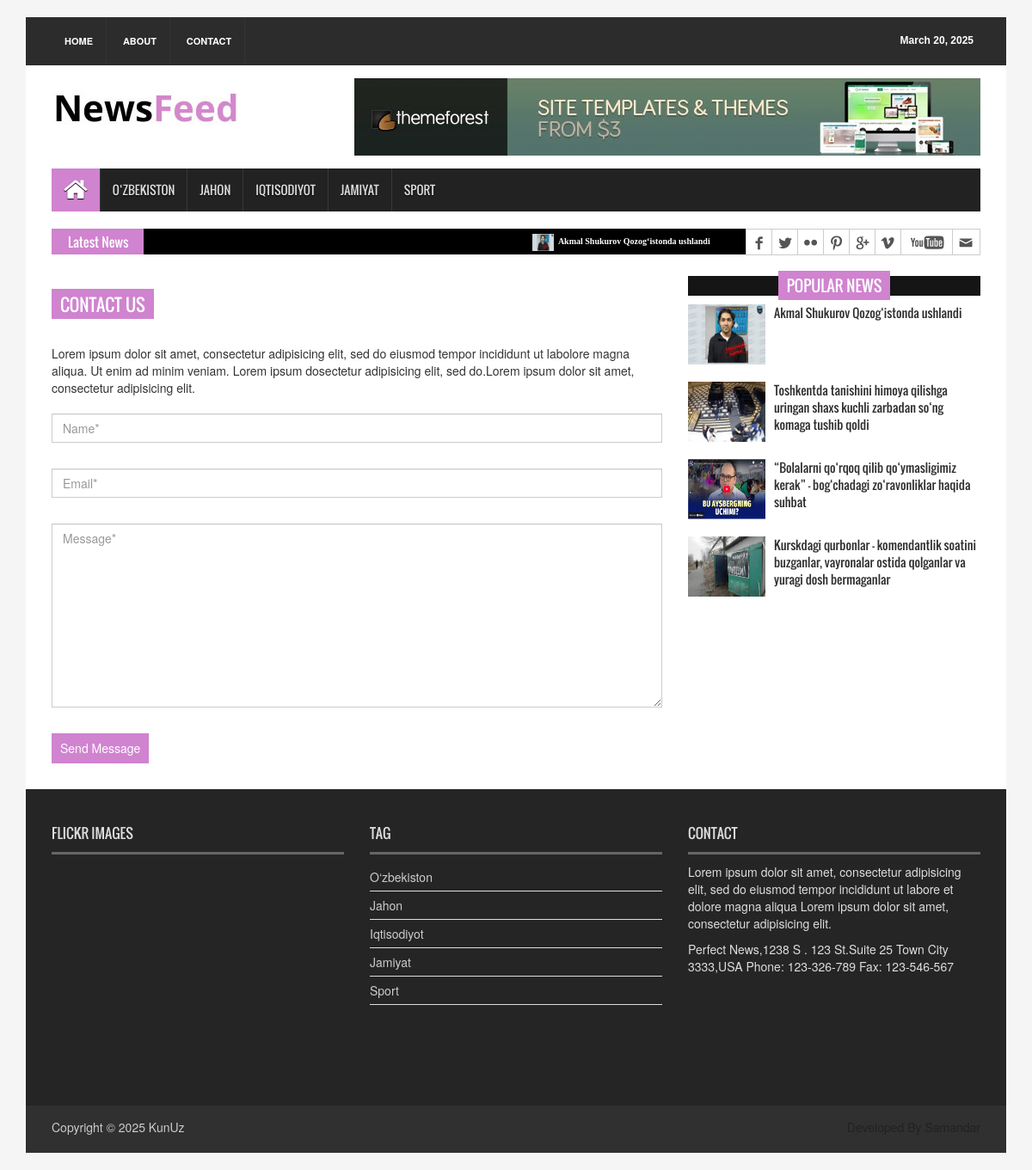
The app's page /contact/, older data.
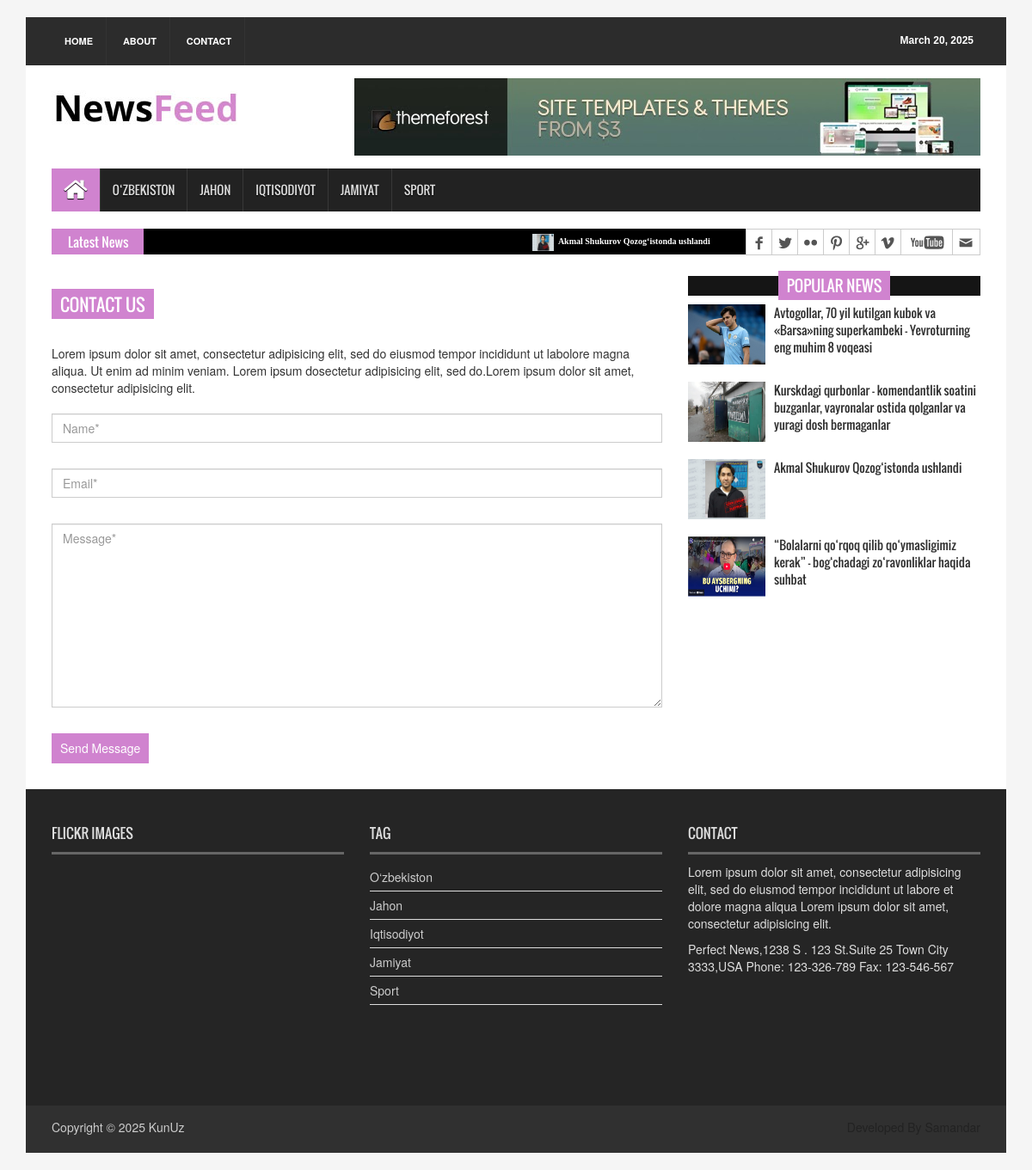
The same page, newer data.
### news/models.py (models this page shows, shortened)
class Category(models.Model):
    name = models.CharField(max_length=200)
    is_active = models.BooleanField()
    class Meta:
        verbose_name = 'category'
        verbose_name_plural = 'categories'

class News(models.Model):
    title = models.CharField(max_length=300)
    short_desc = models.CharField(max_length=300)
    description = models.TextField()
    created_at = models.DateField(auto_now_add=True)
    views = models.PositiveIntegerField()
    category = models.ForeignKey(Category, on_delete=models.CASCADE)
    image = models.ImageField(upload_to='news_images/', blank=True, null=True)
    class Meta:
        ordering = ['-created_at']
        verbose_name = 'news'
        verbose_name_plural = 'news'

### news/views.py (the view)
# urls.py: path('contact/', contact, name='contact'),
def contact(request):
    news_uzb = News.objects.filter(category_id=1)
    news_world = News.objects.filter(category_id=2)
    news_eco = News.objects.filter(category_id=3)
    news_soc = News.objects.filter(category_id=4)
    news_sport = News.objects.filter(category_id=5)
    context = {
        'news': get_news(),
        'popular': get_popular(),
        'latest_news': get_latest(),
        'news_uzb': news_uzb,
        'news_world': news_world,
        'news_eco': news_eco,
        'news_soc': news_soc,
        'news_sport': news_sport,
        'ctgs': get_categories(),
        'date': get_date(),
    }
    return render(request, 'contact.html', context=context)

### news/views.py (called while the page is built)
def get_date():
    return datetime.date(datetime.today())

def get_categories():
    return Category.objects.all()

def get_news():
    return News.objects.all().order_by('-created_at')

def get_popular():
    return News.objects.all().order_by('-views')

def get_latest():
    return News.objects.all().order_by('-created_at')

### templates/contact.html (shortened to what this page needs)
{% load static %}
<!DOCTYPE html>
<html>
<head>
<link rel="stylesheet" type="text/css" href="{% static 'assets/css/bootstrap.min.css' %}">
<link rel="stylesheet" type="text/css" href="{% static 'assets/css/font-awesome.min.css' %}">
<link rel="stylesheet" type="text/css" href="{% static 'assets/css/animate.css' %}">
<link rel="stylesheet" type="text/css" href="{% static 'assets/css/font.css' %}">
<link rel="stylesheet" type="text/css" href="{% static 'assets/css/li-scroller.css' %}">
<link rel="stylesheet" type="text/css" href="{% static 'assets/css/slick.css' %}">
<link rel="stylesheet" type="text/css" href="{% static 'assets/css/jquery.fancybox.css' %}">
<link rel="stylesheet" type="text/css" href="{% static 'assets/css/theme.css' %}">
<link rel="stylesheet" type="text/css" href="{% static 'assets/css/style.css' %}">
</head>
<body>
<div class="container">
  <header id="header">
    <div class="row">
      <div class="col-lg-12 col-md-12 col-sm-12">
        <div class="header_top">
          <div class="header_top_left">
            <ul class="top_nav">
              <li><a href="{% url 'index' %}">Home</a></li>
              <li><a href="#">About</a></li>
              <li><a href="{% url 'contact' %}">Contact</a></li>
            </ul>
          </div>
          <div class="header_top_right">
            <p>{{ date }}</p>
          </div>
        </div>
      </div>
      <div class="col-lg-12 col-md-12 col-sm-12">
        <div class="header_bottom">
          <div class="logo_area"><a href="{% url 'index' %}" class="logo"><img src="{% static 'images/logo.jpg' %}" alt=""></a></div>
          <div class="add_banner"><a href="#"><img src="{% static 'images/addbanner_728x90_V1.jpg' %}" alt=""></a></div>
        </div>
      </div>
    </div>
  </header>
  <section id="navArea">
    <nav class="navbar navbar-inverse" role="navigation">
      <div id="navbar" class="navbar-collapse collapse">
        <ul class="nav navbar-nav main_nav">
          <li class="active"><a href="{% url 'index' %}"><span class="fa fa-home desktop-home"></span><span class="mobile-show">Home</span></a></li>
          {% for ctg in ctgs %}
            {% if ctg.is_active %}
              <li><a href="{% url 'category' ctg.id %}">{{ ctg.name }}</a></li>
            {% endif %}
          {% endfor %}
        </ul>
      </div>
    </nav>
  </section>
  <section id="newsSection">
    <div class="row">
      <div class="col-lg-12 col-md-12">
        <div class="latest_newsarea"> <span>Latest News</span>
          <ul id="ticker01" class="news_sticker">
            {% for new in news %}
              {% if forloop.counter < 5 %}
                <li><a href="{% url 'detail' new.id %}"><img src="{{ new.image.url }}" alt="news_image">{{ new.title }}</a></li>
              {% endif %}
            {% endfor %}
          </ul>
          <div class="social_area">
            <ul class="social_nav">
              <li class="facebook"><a href="#"></a></li>
              <li class="twitter"><a href="#"></a></li>
              <li class="flickr"><a href="#"></a></li>
              <li class="pinterest"><a href="#"></a></li>
              <li class="googleplus"><a href="#"></a></li>
              <li class="vimeo"><a href="#"></a></li>
              <li class="youtube"><a href="#"></a></li>
              <li class="mail"><a href="#"></a></li>
            </ul>
          </div>
        </div>
      </div>
    </div>
  </section>
  <section id="contentSection">
    <div class="row">
      <div class="col-lg-8 col-md-8 col-sm-8">
        <div class="left_content">
          <div class="contact_area">
            <h2>Contact Us</h2>
            <p>Lorem ipsum dolor sit amet, consectetur adipisicing elit, sed do eiusmod tempor incididunt ut labolore magna aliqua. Ut enim ad minim veniam. Lorem ipsum dosectetur adipisicing elit, sed do.Lorem ipsum dolor sit amet, consectetur adipisicing elit.</p>
            <form action="#" class="contact_form">
              <input class="form-control" type="text" placeholder="Name*">
              <input class="form-control" type="email" placeholder="Email*">
              <textarea class="form-control" cols="30" rows="10" placeholder="Message*"></textarea>
              <input type="submit" value="Send Message">
            </form>
          </div>
        </div>
      </div>
      <div class="col-lg-4 col-md-4 col-sm-4">
        <aside class="right_content">
          <div class="single_sidebar">
            <h2 id="world"><span>Popular News</span></h2>
            <ul class="spost_nav">
              {% for new in popular %}
                {% if forloop.counter < 5 %}
                  <li>
                    <div class="media wow fadeInDown"> <a href="{% url 'detail'  new.id %}" class="media-left"> <img alt="" src="{{ new.image.url }}"> </a>
                      <div class="media-body"> <a href="{% url 'detail'  new.id %}" class="catg_title">{{ new.title }}</a> </div>
                    </div>
                  </li>
                {% endif %}
              {% endfor %}
            </ul>
          </div>
        </aside>
      </div>
    </div>
  </section>
  <footer id="footer">
    <div class="footer_top">
      <div class="row">
        <div class="col-lg-4 col-md-4 col-sm-4">
          <div class="footer_widget wow fadeInLeftBig">
            <h2>Flickr Images</h2>
          </div>
        </div>
        <div class="col-lg-4 col-md-4 col-sm-4">
          <div class="footer_widget wow fadeInDown">
            <h2>Tag</h2>
            <ul class="tag_nav">
              {% for ctg in ctgs %}
                {% if ctg.is_active %}
                  <li><a href="{% url 'category' ctg.id %}">{{ ctg.name }}</a></li>
                {% endif %}
              {% endfor %}
            </ul>
          </div>
        </div>
        <div class="col-lg-4 col-md-4 col-sm-4">
          <div class="footer_widget wow fadeInRightBig">
            <h2>Contact</h2>
            <p>Lorem ipsum dolor sit amet, consectetur adipisicing elit, sed do eiusmod tempor incididunt ut labore et dolore magna aliqua Lorem ipsum dolor sit amet, consectetur adipisicing elit.</p>
            <address>
            Perfect News,1238 S . 123 St.Suite 25 Town City 3333,USA Phone: 123-326-789 Fax: 123-546-567
            </address>
          </div>
        </div>
      </div>
    </div>
    <div class="footer_bottom">
      <p class="copyright">Copyright &copy; {{ date.year }} <a href="{% url 'index' %}">KunUz</a></p>
      <p class="developer">Developed By Samandar</p>
    </div>
  </footer>
</div>
</body>
</html>

### static/assets/css/li-scroller.css (style rules this page uses)
ul.newsticker { position:relative; left:750px; font:bold 10px Verdana; list-style-type:none; margin:0; padding:0 }
ul.newsticker li { float:left; margin:0; padding:0 }
ul.newsticker a { white-space:nowrap; padding:0; color:#fff; margin:0 50px 0 0 }
ul.newsticker a > img { height:20px; margin-right:5px; width:25px }

### static/assets/css/theme.css (style rules this page uses)
.navbar-inverse .navbar-nav > .active > a, .navbar-inverse .navbar-nav > .active > a:hover, .navbar-inverse .navbar-nav > .active > a:focus { background-color:#d083cf }
.latest_newsarea span { background:none repeat scroll 0 0 #d083cf }
.single_sidebar > h2 span { background:none repeat scroll 0 0 #d083cf }
.contact_area > h2 { background-color:#d083cf }
.contact_form input[type="submit"] { background-color:#d083cf }

Row changes from the older to the newer data that the page shows:
no longer on this page (row unchanged): News: image (picture), title "Toshkentda tanishini himoya qilishga uringan shaxs kuchli zarbadan so‘ng komaga tushib qoldi"
now on this page (row edited): News: image (picture), title "Avtogollar, 70 yil kutilgan kubok va «Barsa»ning superkambeki – Yevroturning eng muhim 8 voqeasi", shown under "POPULAR NEWS"
changed News (number 3 of 4 on the later page): moves up the list
